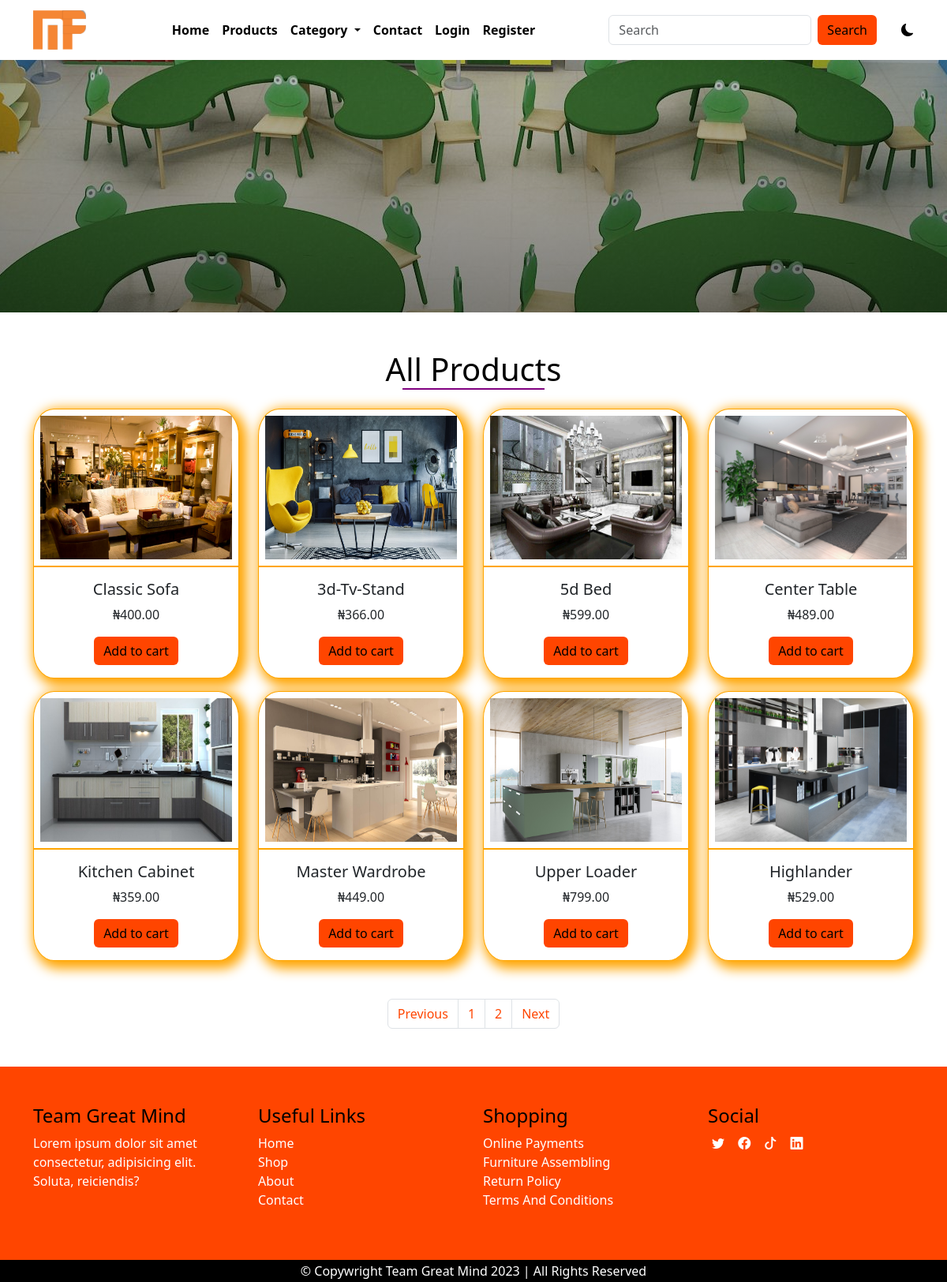
Page /products on the committed database.
### main/models.py (models this page shows, shortened)
class AppInfo(models.Model):
    appname = models.CharField(max_length=50)
    logo = models.ImageField(upload_to='logo')
    carousel1 = models.ImageField(upload_to='carousel')
    carousel2 = models.ImageField(upload_to='carousel')
    carousel3 = models.ImageField(upload_to='carousel')
    banner = models.ImageField(upload_to='banner')
    copyright = models.IntegerField()

class Product(models.Model):
    category = models.ForeignKey(Category, on_delete=models.CASCADE)
    name = models.CharField(max_length=50)
    slug = models.SlugField(unique=True)
    pix = models.ImageField(upload_to='pix')
    price = models.DecimalField(max_digits=5,decimal_places=2)
    discount_price = models.DecimalField(max_digits=5,decimal_places=2, blank=True, null=True)
    description = models.TextField()
    featured = models.BooleanField(default=False)
    uploaded = models.DateField(auto_now=True)
    edited = models.DateField(auto_now_add=True)

### main/views.py (the view)
# urls.py: path('products', views.products, name='products'),
def products(request):
    allprod = Product.objects.all()
    p = Paginator(allprod, 8)
    page = request.GET.get('page')
    pagin = p.get_page(page)
    context = {
        'pagin' :pagin
    }
    return render (request, 'products.html', context)

### main/context_processor.py (called while the page is built)
def dropdown(request):
    info = AppInfo.objects.get(pk=1)
    fdog = Category.objects.all()
    context = {
        'info':info,
        'fdog':fdog,
    }
    return context

def cartcount(request):
    count = Cart.objects.filter(user__username = request.user.username, paid=False)
    itemcount = 0
    for item in count:
        itemcount += item.quantity
    context = {
        'itemcount':itemcount
    }
    return context

### main/templates/products.html (shortened to what this page needs)
{% extends 'base.html' %}
{% block header %} {% include 'header.html' %} {% endblock header %}
{%block banner %} {% include 'banner.html' %} {%endblock banner %}
{% block content %}
    <div class="container">
      <div class="row mt-5 product">
        <h1 class="title">All Products</h1>
        {% for item in pagin %}
          <div class="col-12 col-md-6 col-lg-3 mt-3">
            <div class="card">
              <a href="/detail.html"><img src="{{item.pix.url}}" class="card-img-top" alt="..."></a>
              <div class="card-body">
                <h5 class="card-title">{{item.name|title}}</h5>
                <p class="card-text">₦{{item.price}}</p>
                <form action="{% url 'add_to_cart' %}" method="POST">
                  <button type="submit" class="btn btn-warning">Add to cart</button>
                </form>
              </div>
            </div>
          </div>
          {% endfor %}
      </div>
        <nav aria-label="Page navigation example">
          <ul class="pagination justify-content-center mt-5 mb-5">
            {% if pagin.has_previous %}
            <li class="page-item"><a class="page-link" href="?page={{pagin.previous_page_number}}">Previous</a></li>
            {% else %}
            <li class="page-item"><a class="page-link" href="?page=1">Previous</a></li>
            {% endif %}
            {% for item in pagin.paginator.page_range %}
            {% if pagin.number == item %}
            <li class="page-item"><a class="page-link" href="#">{{item}}</a></li>
            {% else %}
            <li class="page-item"><a class="page-link" href="?page={{item}}">{{item}}</a></li>
            {% endif %}
            {% endfor %}
            {% if pagin.has_next %}
            <li class="page-item"><a class="page-link" href="?page={{pagin.next_page_number}}">Next</a></li>
            {% else %}
            <li class="page-item"><a class="page-link" href="?page={{pagin.paginator.num_pages}}">Next</a></li>
            {% endif %}
          </ul>
        </nav>
    </div>
  {% endblock content %}
  {% block footer %}{% include 'footer.html' %}{% endblock footer %}

### main/templates/base.html (shortened to what this page needs)
{% load static%}
<!doctype html>
<html lang="en">
  <head>
    <link rel="stylesheet" href="https://cdn.jsdelivr.net/npm/bootstrap-icons@1.10.3/font/bootstrap-icons.css">
    <link href="https://cdn.jsdelivr.net/npm/bootstrap@5.3.0-alpha1/dist/css/bootstrap.min.css" rel="stylesheet">
    <link rel="stylesheet" href="{% static '' %}css/style.css">
  </head>
  <body>
    {% block header %}{% endblock header %}
    {%block banner %}{%endblock banner %}
    {% block content %}{% endblock content %}
    {% block footer %}{% endblock footer %}
    </div>
  </body>
</html>

### main/templates/header.html (shortened to what this page needs)
<nav class="navbar navbar-expand-lg">
    <div class="container">
      <a class="navbar-brand" href="#"><img src="{{info.logo.url}}" alt="" style="height: 50px;"></a>
      <div class="collapse navbar-collapse" id="navbarSupportedContent">
        <ul class="navbar-nav mx-auto mb-2 mb-lg-0">
          {% if user.is_authenticated %}
          <li class="nav-item">
            <a class="nav-link active" aria-current="page" href="{% url 'home' %}">Home</a>
          </li>
          <li class="nav-item">
            <a class="nav-link" href="{% url 'products' %}">Products</a>
          </li>
          <li class="nav-item dropdown">
            <a class="nav-link dropdown-toggle" href="#" role="button" data-bs-toggle="dropdown" aria-expanded="false">
            Category
            </a>
            <ul class="dropdown-menu">
                {% for item in fdog %}
                      <li><a class="dropdown-item" href="{% url 'category' item.id item.slug %}">{{item.name|title}}</a></li>
                {% endfor %}
            </ul>
          </li>
          <li class="nav-item">
                <a class="nav-link" href="{% url 'contact' %}">Contact</a>
          </li>
          <li class="nav-item">
            <a class="nav-link" href="{% url 'cart' %}">
                <div class="wrapper">
                    <i class="bi bi-cart4"></i>
                    <span class="badge">{{itemcount}}</span>
                </div>
            </a>
          </li>
          <li class="nav-item dropdown">
                <a class="nav-link dropdown-toggle" href="#" role="button" data-bs-toggle="dropdown" aria-expanded="false">
                  {% if user.customer %}
                  <img src="{{user.customer.pix.url}}" style="height: 30px;" alt="">
                  {% endif %}
                  <span>Hi! {{user.username}}</span>
                </a>
            <ul class="dropdown-menu">
              <li><a class="dropdown-item" href="{% url 'profile' %}">Profile</a></li>
              <li><a class="dropdown-item" href="{% url 'signout' %}">Logout</a></li>
            </ul>
          </li>
          {% else %}
          <li class="nav-item">
            <a class="nav-link active" aria-current="page" href="{% url 'home' %}">Home</a>
      </li>
      <li class="nav-item">
         <a class="nav-link" href="{% url 'products' %}">Products</a>
      </li>
      <li class="nav-item dropdown">
        <a class="nav-link dropdown-toggle" href="#" role="button" data-bs-toggle="dropdown" aria-expanded="false">
         Category
        </a>
      </li>
      <li class="nav-item">
            <a class="nav-link" href="{% url 'contact' %}">Contact</a>
      </li>
      <li class="nav-item">
            <a class="nav-link" href="{% url 'signin' %}">Login</a>
      </li>
      <li class="nav-item">
        <a class="nav-link" href="{% url 'signup' %}">Register</a>
      </li>
          {% endif %}
        </ul>
        <form class="d-flex search" role="search" action="{% url 'search' %}" method="POST">
          <input class="form-control me-2" name="search" type="search" placeholder="Search" aria-label="Search">
          <button class="btn btn-outline-success" type="submit">Search</button>
        </form>
        <div class="samson">
          <i class="bi bi-moon-fill"></i>
        </div>
      </div>
    </div>
  </nav>

### main/templates/banner.html (shortened to what this page needs)
<div class="container-fluid">
    <div class="row banner">
    </div>
  </div>

### main/templates/footer.html
<div class="footer">
    <div class="container pt-5 pb-5">
      <div class="row foota">
        <div class="col-6 col-md-3">
          <h4>team great mind</h4>
          <p>Lorem ipsum dolor sit amet consectetur, adipisicing elit. Soluta, reiciendis?</p>
        </div>
        <div class="col-6 col-md-3">
          <h4>useful links</h4>
          <ul class="list-unstyled">
            <li><a href="">home</a></li>
            <li><a href="">shop</a></li>
            <li><a href="">about</a></li>
            <li><a href="">contact</a></li>
          </ul>
        </div>
        <div class="col-6 col-md-3">
          <h4>shopping</h4>
          <ul class="list-unstyled">
            <li>online payments</li>
            <li>furniture assembling</li>
            <li>return policy</li>
            <li>terms and conditions</li>
          </ul>
        </div>
        <div class="col-6 col-md-3 social">
          <h4>social</h4>
          <ul class="list-unstyled">
            <li class="list-inline-item"><i class="bi bi-twitter"></i></li>
            <li class="list-inline-item"><i class="bi bi-facebook"></i></li>
            <li class="list-inline-item"><i class="bi bi-tiktok"></i></li>
            <li class="list-inline-item"><i class="bi bi-linkedin"></i></li>
          </ul>
        </div>
      </div>
    </div>
    <div class="row footb">
      <p>&copy; copywright team great mind 2023 | all rights reserved</p>
    </div>

### main/static/css/style.css (style rules this page uses)
* { padding: 0%; margin: 0%; box-sizing: border-box; }
.samson { margin-left: 3%; cursor: pointer; }
:root { --bg: white; --icon: black; --text: black; }
body { background: var(--bg) !important; color: var(--text) !important; overflow: hidden; }
.navbar { background: var(--bg) !important; }
.navbar-nav a { color: var(--text); font-weight: 600; }
.search button { background-color: orangered; border: none; color: black; font-weight: 500; }
.title { text-transform: capitalize; text-align: center; }
.title::after { content: ''; display: block; width: 180px; height: 2px; background-color: purple; margin-left: auto; margin-right: auto; }
.footer { background-color: orangered; }
.footer h4 { text-transform: capitalize; }
.foota ul a { text-decoration: none; color: white; }
.foota p { color: white; }
.foota ul li { color: white; text-transform: capitalize; }
.social i { margin-left: 5px; cursor: pointer; }
.footb p { text-transform: capitalize; background-color: black; color: white; text-align: center; padding-bottom: 2px; padding-top: 2px; margin-bottom: 0%; }
.banner { background-image: linear-gradient(rgba(0,0,0,0.2), rgba(0,0,0,0.5)), url(../img/carousel\ -\ 4.jpg); height: 40vh; background-position: center; background-repeat: no-repeat; }
.product .card { border: 1px solid orange; border-radius: 10%; box-shadow: 5px 5px 15px 5px orange; transition: 1s; }
.product img { padding: 3%; height: 200px; border-bottom: 2px solid orange; }
.product .card-body { text-align: center; }
.product .btn { background-color: orangered; border: none; }
.pagination a { color: orangered; font-weight: 500; }

### rows in the picture
AppInfo: logo (picture)
Product: pix (picture), name "Classic Sofa", price "400.00"
Product: pix (picture), name "3d-Tv-Stand", price "366.00"
Product: pix (picture), name "5d Bed", price "599.00"
Product: pix (picture), name "Center Table", price "489.00"
Product: pix (picture), name "Kitchen Cabinet", price "359.00"
Product: pix (picture), name "Master Wardrobe", price "449.00"
Product: pix (picture), name "Upper Loader", price "799.00"
Product: pix (picture), name "Highlander", price "529.00"

### other values in the picture
{{ item }} "1"
{{ item }} "2"
